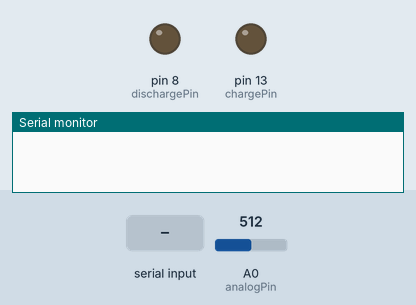
This sketch was run on a simulated Arduino Uno, built with avr-gcc and run on an emulated ATmega328P. Shown: output pins drawn as LEDs (lit = HIGH), the last lines printed to the serial monitor. Inputs (shaded band) come from the test bench; at power-on: A0 (analogPin) = 512.

Above: at 1.2 s.
1.3 s: "I" received over the second serial link
At 2.0 s:
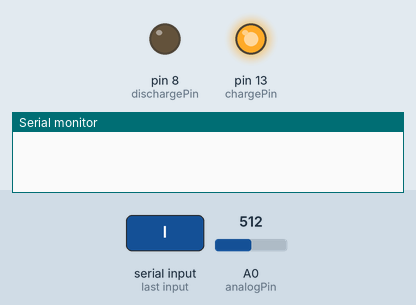
2.8 s: A0 (analogPin) set to 630
4.5 s: A0 (analogPin) set to 666
At 6.4 s:
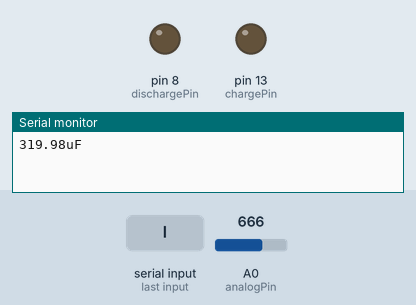
Timing chart, 0 to 7.9 s (numbered marks = the images above; inputs shaded):
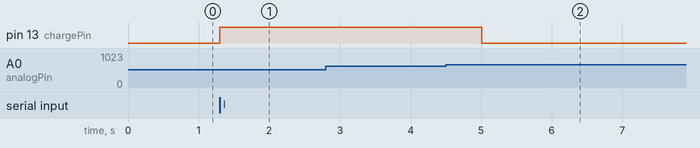

The sketch:

Arduino_capacitance_project1.ino
```cpp
#include <SoftwareSerial.h>
#include <TimeLib.h>
SoftwareSerial blue(0, 1); //TX=2 &  RX=3
char val=' ';

#define analogPin      0
#define chargePin      13
#define dischargePin   8
#define gnd   A2
#define resistorValue  10000.0F  //Remember, we've used a 10K resistor to charge the capacitor
int minuto, minuto2;

unsigned long startTime;
unsigned long elapsedTime;
float microFarads;
float nanoFarads;


void setup(){
  Serial.begin(9600);
  pinMode(chargePin, OUTPUT);
  digitalWrite(chargePin, LOW);
  pinMode(gnd, OUTPUT);
  digitalWrite(gnd, LOW);
  setTime(19, 58, 00, 6, 11, 2014);
  blue.begin(9600);

}

void loop(){
  time_t t = now();
  minuto = minute(t);

  //Serial.println("10nf");
  if(blue.available()){
    val=blue.read();
    if(val == 'I'){
      //Serial.println("llego I");
      digitalWrite(chargePin, HIGH);  //apply 5 Volts
      startTime = micros();           //Start the counter
      while(analogRead(analogPin) < 648){   }    //While the value is lower than 648, just wait
      elapsedTime= micros() - startTime;
      microFarads = ((float)elapsedTime / resistorValue) ; //calculate the capacitance value
      elapsedTime= micros() - startTime;
      microFarads = ((float)elapsedTime / resistorValue) ; //calculate the capacitance value
      if(microFarads > 1){
        String myString = "";
        myString.concat(microFarads);
        myString.concat("uF");
        blue.println(myString);
        Serial.println(myString);
        delay(500);
      }else{
        String myString = "";
        nanoFarads = microFarads * 1000.0;
        myString.concat(nanoFarads);
        myString.concat("nF");
        blue.println(myString);
        Serial.println(myString);
        delay(500);
      }

      digitalWrite(chargePin, LOW);
      pinMode(dischargePin, OUTPUT);
      digitalWrite(dischargePin, LOW);     //discharging the capacitor
      while(analogRead(analogPin) > 0){
      }//This while waits till the capaccitor is discharged
      pinMode(dischargePin, INPUT);      //this sets the pin to high impedance
    }else{
      blue.println("Cadena");
    }
  }


}
```

Measured:
- the behaviour switches between 647 and 648 on A0 (analogPin) (found by bisection; images 1 and 2)
- after the input at 1.3 s, pin 13 (chargePin): LOW → HIGH at once
- after the input at 2.8 s, every drawn part: stays the same
- after the input at 4.5 s, pin 13 (chargePin): HIGH → LOW after 0.51 s
